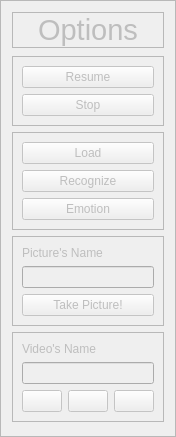
         <widget class="QFrame" name="run_options_frame">
          <property name="enabled">
           <bool>false</bool>
          </property>
          <property name="maximumSize">
           <size>
            <width>165</width>
            <height>1111</height>
           </size>
          </property>
          <property name="font">
           <font>
            <family>Ubuntu</family>
           </font>
          </property>
          <property name="frameShape">
           <enum>QFrame::StyledPanel</enum>
          </property>
          <property name="frameShadow">
           <enum>QFrame::Raised</enum>
          </property>
          <layout class="QVBoxLayout" name="verticalLayout_2">
           <item>
            <widget class="QLabel" name="label_84">
             <property name="font">
              <font>
               <family>Ubuntu</family>
               <pointsize>22</pointsize>
              </font>
             </property>
             <property name="frameShape">
              <enum>QFrame::StyledPanel</enum>
             </property>
             <property name="text">
              <string>Options</string>
             </property>
             <property name="alignment">
              <set>Qt::AlignCenter</set>
             </property>
            </widget>
           </item>
           <item>
            <spacer name="verticalSpacer_13">
             <property name="orientation">
              <enum>Qt::Vertical</enum>
             </property>
             <property name="sizeHint" stdset="0">
              <size>
               <width>20</width>
               <height>2</height>
              </size>
             </property>
            </spacer>
           </item>
           <item>
            <widget class="QFrame" name="frame">
             <property name="frameShape">
              <enum>QFrame::StyledPanel</enum>
             </property>
             <layout class="QVBoxLayout" name="verticalLayout_16">
              <item>
               <widget class="QPushButton" name="pushButton_start_robot_view">
                <property name="enabled">
                 <bool>false</bool>
                </property>
                <property name="text">
                 <string>Resume</string>
                </property>
               </widget>
              </item>
              <item>
               <widget class="QPushButton" name="pushButton_stop_robot_view">
                <property name="enabled">
                 <bool>false</bool>
                </property>
                <property name="text">
                 <string>Stop</string>
                </property>
               </widget>
              </item>
             </layout>
            </widget>
           </item>
           <item>
            <widget class="QFrame" name="frame_78">
             <property name="frameShape">
              <enum>QFrame::StyledPanel</enum>
             </property>
             <property name="frameShadow">
              <enum>QFrame::Raised</enum>
             </property>
             <layout class="QVBoxLayout" name="verticalLayout_18">
              <item>
               <widget class="QPushButton" name="run_load_pushButton">
                <property name="text">
                 <string>Load</string>
                </property>
               </widget>
              </item>
              <item>
               <widget class="QPushButton" name="run_facerecog_pushButton">
                <property name="text">
                 <string>Recognize</string>
                </property>
               </widget>
              </item>
              <item>
               <widget class="QPushButton" name="run_emotion_pushButton">
                <property name="text">
                 <string>Emotion</string>
                </property>
               </widget>
              </item>
             </layout>
            </widget>
           </item>
           <item>
            <widget class="QFrame" name="frame_76">
             <property name="frameShape">
              <enum>QFrame::StyledPanel</enum>
             </property>
             <property name="frameShadow">
              <enum>QFrame::Raised</enum>
             </property>
             <layout class="QVBoxLayout" name="verticalLayout_17">
              <item>
               <widget class="QLabel" name="label_79">
                <property name="text">
                 <string>Picture's Name</string>
                </property>
               </widget>
              </item>
              <item>
               <widget class="QLineEdit" name="run_picname_lineEdit"/>
              </item>
              <item>
               <widget class="QPushButton" name="run_takepic_pushButton">
                <property name="enabled">
                 <bool>false</bool>
                </property>
                <property name="text">
                 <string>Take Picture!</string>
                </property>
               </widget>
              </item>
             </layout>
            </widget>
           </item>
           <item>
            <widget class="QFrame" name="frame_79">
             <property name="frameShape">
              <enum>QFrame::StyledPanel</enum>
             </property>
             <property name="frameShadow">
              <enum>QFrame::Raised</enum>
             </property>
             <layout class="QGridLayout" name="gridLayout_63">
              <item row="2" column="1">
               <widget class="QPushButton" name="run_pausevid_button">
                <property name="enabled">
                 <bool>false</bool>
                </property>
                <property name="mouseTracking">
                 <bool>false</bool>
                </property>
                <property name="text">
                 <string/>
                </property>
                <property name="icon">
                 <iconset resource="imgs.qrc">
                  <normaloff>:/imgs/pause.png</normaloff>:/imgs/pause.png</iconset>
                </property>
               </widget>
              </item>
              <item row="1" column="0" colspan="3">
               <widget class="QLineEdit" name="run_videoname_lineEdit"/>
              </item>
              <item row="2" column="0">
               <widget class="QPushButton" name="run_recvid_button">
                <property name="enabled">
                 <bool>false</bool>
                </property>
                <property name="text">
                 <string/>
                </property>
                <property name="icon">
                 <iconset resource="imgs.qrc">
                  <normaloff>:/imgs/rec.png</normaloff>:/imgs/rec.png</iconset>
                </property>
               </widget>
              </item>
              <item row="2" column="2">
               <widget class="QPushButton" name="run_stopvid_button">
                <property name="enabled">
                 <bool>false</bool>
                </property>
                <property name="mouseTracking">
                 <bool>false</bool>
                </property>
                <property name="text">
                 <string/>
                </property>
                <property name="icon">
                 <iconset resource="imgs.qrc">
                  <normaloff>:/imgs/stop.png</normaloff>:/imgs/stop.png</iconset>
                </property>
               </widget>
              </item>
              <item row="0" column="0" colspan="3">
               <widget class="QLabel" name="label_193">
                <property name="text">
                 <string>Video's Name</string>
                </property>
               </widget>
              </item>
             </layout>
            </widget>
           </item>
           <item>
            <spacer name="verticalSpacer_14">
             <property name="orientation">
              <enum>Qt::Vertical</enum>
             </property>
             <property name="sizeHint" stdset="0">
              <size>
               <width>20</width>
               <height>3</height>
              </size>
             </property>
            </spacer>
           </item>
          </layout>
         </widget>
